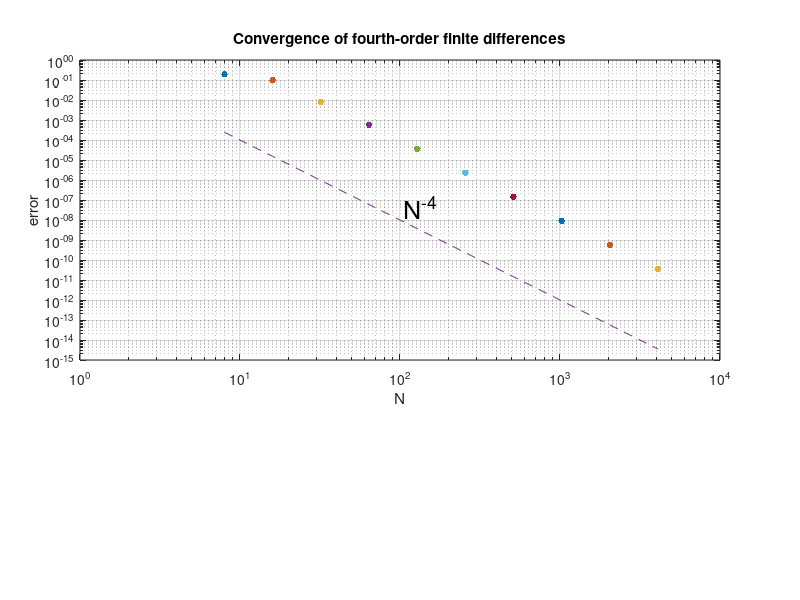

The MATLAB script that drew this image:
% This is a modified version of p1.m to take u(x) = exp(sin(x).^2)

% For various N, set up grid in [-pi,pi] and function u(x):
  Nvec = 2.^(3:12);
  clf, subplot('position',[.1 .4 .8 .5])
  for N = Nvec
    h = 2*pi/N; x = -pi + (1:N)'*h;
    u = exp(sin(x).^2); uprime = 2*sin(x).*cos(x).*u;

    % Construct sparse fourth-order differentiation matrix:
    e = ones(N,1);
    D =   sparse(1:N,[2:N 1],2*e/3,N,N)...
        - sparse(1:N,[3:N 1 2],e/12,N,N);
    D = (D-D')/h;

    % Plot max(abs(D*u-uprime)):
    error = norm(D*u-uprime,inf);
    loglog(N,error,'.','markersize',15), hold on
  end
  grid on, xlabel N, ylabel error
  title('Convergence of fourth-order finite differences')
  semilogy(Nvec,Nvec.^(-4),'--') 
  text(105,5e-8,'N^{-4}','fontsize',18)
  saveas(gcf,'p1a','epsc')
